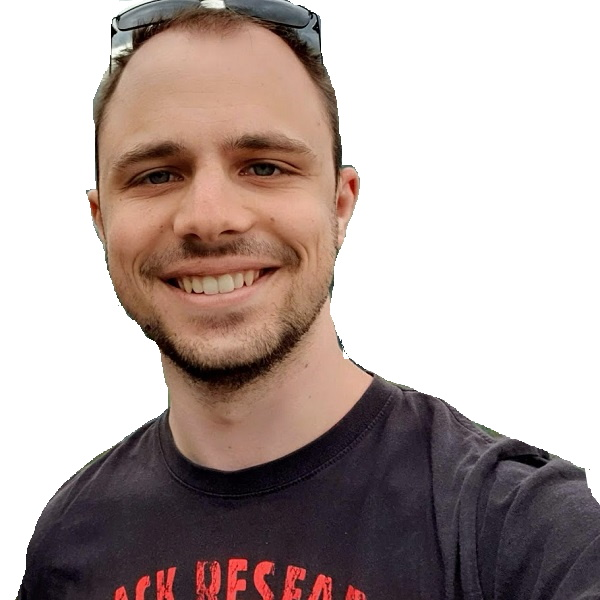
#> input picture cam-matrix/me600.jpg, 600 x 600 px
$ python asciify.py
#> lines starting #> are read from the running program, lines starting #| are printed output that depends on the picture
from math import floor
import cv2
import numpy as np

chars = "$@B%8&WM#*oahkbdpqwmZO0QLCJUYXzcvunxrjft/\|()1[]?-_+~<>i!lI;:,^`'. "

font = cv2.FONT_HERSHEY_PLAIN
font_scale = 0.5
font_color = (255, 255, 255)
thickness = 1

font_size = floor(15 * font_scale)
reduced_size = floor(600/font_size)

# Read and display the original image
original = cv2.imread('me600.jpg')
#> original is the input picture: shape (600, 600, 3); mean B, G, R 161.1, 164.7, 179.5

# downscale the image by 15 (each pixel will be represented by a 15x15 px char)
small = cv2.resize(original, (reduced_size, reduced_size), interpolation=cv2.INTER_AREA)
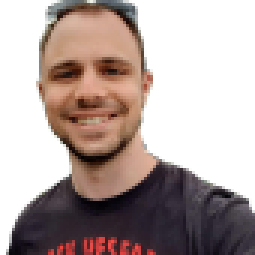
#> small: shape (85, 85, 3) (shown 3 times larger); mean B, G, R 161.1, 164.7, 179.5

# convert to greyscale
greyscale = cv2.cvtColor(small, cv2.COLOR_BGR2GRAY)
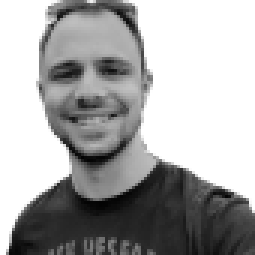
#> greyscale: shape (85, 85) (shown 3 times larger); min 3, max 255, mean 168.8

# create result image
result = np.zeros((600, 600), np.uint8)

# go through each pixel in the greyscale image
for i in range(0, reduced_size):
    for j in range(0, reduced_size):
        # get the pixel value
        pixel = greyscale[i, j]
        # get the char corresponding to the pixel value
        char = chars[round(np.interp(pixel, [0, 255], [0, len(chars)-1]))]
        # put the char in the result image
        result = cv2.putText(result, char, (j*font_size, (i*font_size)+font_size), font, font_scale, font_color, thickness, cv2.LINE_AA)
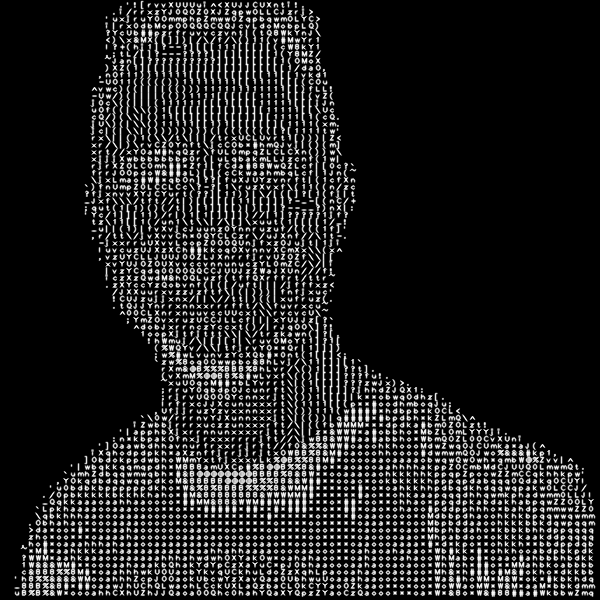
#> result: shape (600, 600); min 0, max 253, mean 34

# display resulting image
cv2.imshow('Original', result)
cv2.waitKey(0)
